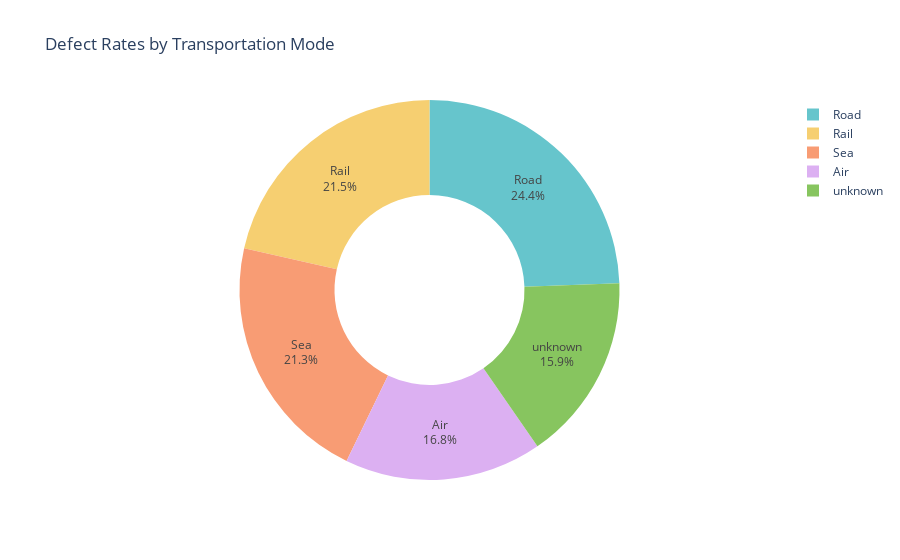

The cell this chart's notebook holds for it:
### Code cell
# Load your original DataFrame (if necessary)
original_data = pd.read_csv("Supply_Chain_Dataset.csv")  # Replace "Supply_Chain_Dataset.csv" with your actual file name

# If you've processed 'original_data', copy it to 'data' for consistency
data = original_data.copy()

# Convert 'Defect rates' to numeric, handling errors
data['Defect rates'] = pd.to_numeric(data['Defect rates'], errors='coerce')

# Then, proceed with your groupby and mean calculation
trans = data.groupby('Transportation modes')['Defect rates'].mean().reset_index()
trans_chart = px.pie(trans, values='Defect rates',
                    names='Transportation modes',
                    title='Defect Rates by Transportation Mode',
                    hole=0.5,
                    color_discrete_sequence=px.colors.qualitative.Pastel)
trans_chart.update_traces(textposition='inside', textinfo='label+percent')
trans_chart.show()

### Figure 1 — Plotly figure (JSON) as saved in the notebook; plotly's stock layout.template omitted (floating-point values rounded to 4 significant figures)
{"data": [{"domain": {"x": [0, 1], "y": [0, 1]}, "hole": 0.5, "hovertemplate": "Transportation modes=%{label}<br>Defect rates=%{value}<extra></extra>", "labels": ["Air", "Rail", "Road", "Sea", "unknown"], "legendgroup": "", "name": "", "showlegend": true, "textinfo": "label+percent", "textposition": "inside", "type": "pie", "values": [1.824, 2.331, 2.653, 2.315, 1.73]}], "layout": {"legend": {"tracegroupgap": 0}, "piecolorway": ["rgb(102, 197, 204)", "rgb(246, 207, 113)", "rgb(248, 156, 116)", "rgb(220, 176, 242)", "rgb(135, 197, 95)", "rgb(158, 185, 243)", "rgb(254, 136, 177)", "rgb(201, 219, 116)", "rgb(139, 224, 164)", "rgb(180, 151, 231)", "rgb(179, 179, 179)"], "title": {"text": "Defect Rates by Transportation Mode"}}}
